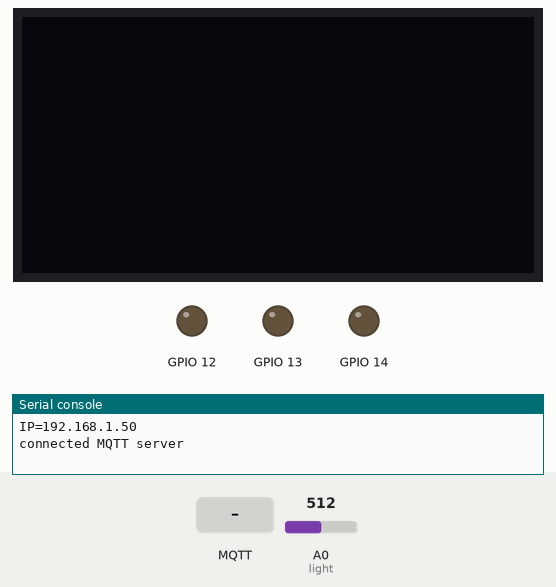
This program was run on a simulated ESP8266 board running MicroPython. Shown: 128×64 one-colour display, output pins drawn as LEDs (lit = HIGH), the last lines printed to the serial console. Inputs (shaded band) come from the test bench; at power-on: A0 (light) = 512 (analog values on the 0–1023 scale). WiFi joins after 1.5 s; no MQTT or app messages arrive unless stated; the clock reads 2024-03-15 10:24:30 at power-on unless the program sets it; library files of the repository ran but are not shown: ssd1306.py.

Above: at 2.8 s.
2.9 s: MQTT message "ON" arrives on the first subscribed topic
At 4.1 s:
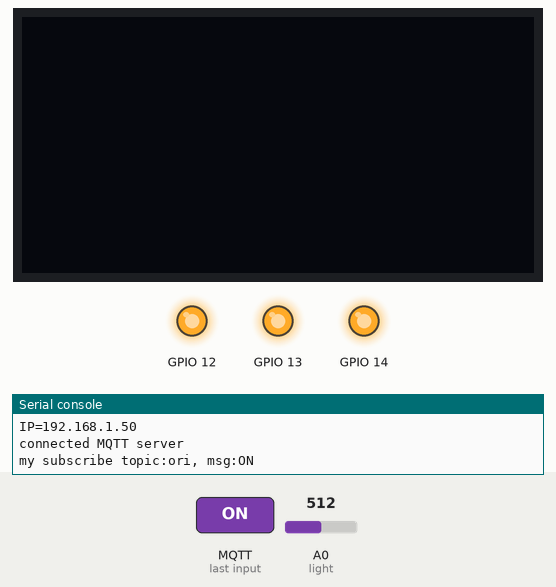
4.4 s: MQTT message "OFF" arrives on the first subscribed topic
At 5.6 s:
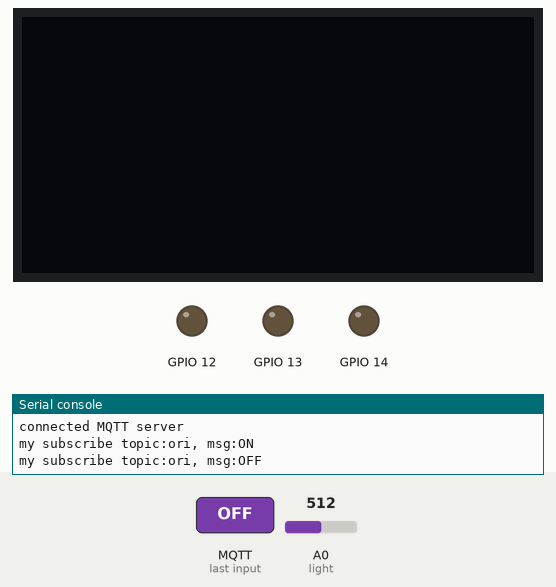
5.9 s: MQTT message "AUTO" arrives on the first subscribed topic
7.4 s: A0 (light) set to 690
8.9 s: A0 (light) set to 709
At 9.7 s:
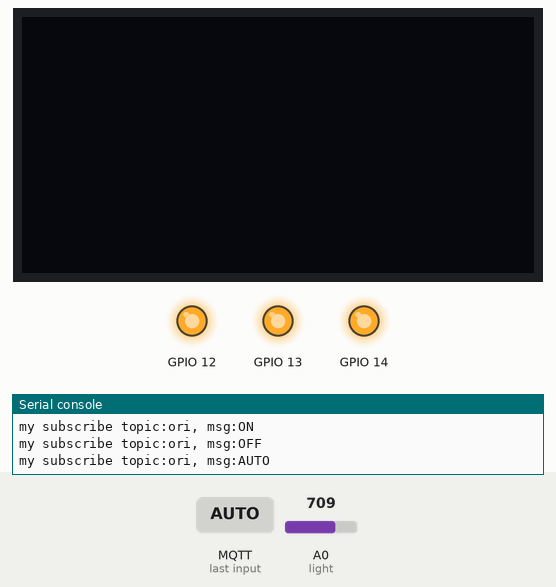
Timing chart, 0 to 11.4 s (numbered marks = the images above; inputs shaded):
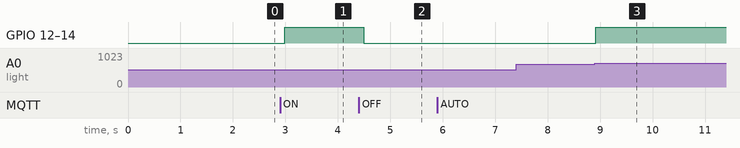

Measured:
- the behaviour switches between 700 and 701 on A0 (light) (found by bisection; images 2 and 3)
- after the input at 2.9 s, GPIO 12–14: LOW → HIGH after 0.09 s
- after the input at 4.4 s, GPIO 12–14: HIGH → LOW after 0.10 s
- after the input at 7.4 s, every drawn part: stays the same
- after the input at 8.9 s, GPIO 12–14: LOW → HIGH at once

The program:

main.py
```python
#########################匯入模組#########################
from umqtt.simple import MQTTClient
import sys
import time
import mcu
from machine import ADC, I2C, Pin
import ssd1306


#########################函式與類別定義#########################
def on_message(topic, msg):
    global m
    msg = msg.decode("utf-8")  # Byte to str
    topic = topic.decode("utf-8")
    print(f"my subscribe topic:{topic}, msg:{msg}")
    m = msg


#########################宣告與設定#########################
wi = mcu.wifi()
wi.setup(ap_active=False, sta_active=True)
if wi.connect("Singular_AI", "Singular#1234"):
    print(f"IP={wi.ip}")

mq_server = "mqtt.singularinnovation-ai.com"
# mq_server = "192.168.68.114"
mqttClientId = "mars"  # 大家要不一樣, 只使用英文, 不要使用中文或特殊符號
mqtt_username = "singular"  # 這是登入伺服器的帳號, 大家都一樣
mqtt_password = "Singular#1234"  # 這是登入伺服器的密碼, 大家都一樣
mqtt = mcu.MQTT(mqttClientId, mq_server, mqtt_username, mqtt_password, keepalive=60)
mqtt.connect()
mqtt.subscribe("ori", on_message)  # 訂閱主題, 有訊息時呼叫 on_message 函式
gpio = mcu.gpio()
LED = mcu.LED(gpio.D5, gpio.D6, gpio.D7, pwm=False)
LED.LED_open(0, 0, 0)
light = ADC(0)
m = ""
i2c = I2C(scl=Pin(gpio.D1), sda=Pin(gpio.D2))
oled = ssd1306.SSD1306_I2C(128, 64, i2c)
#########################主程式#########################

# 分頁顯示相關狀態
previous_m = None
oled_pages = [[""]]
oled_page_idx = 0
page_display_time = 1.5
last_page_time = time.time()

while True:
    mqtt.check_msg()

    # LED 控制邏輯
    if m == "ON":
        LED.LED_open(1, 1, 1)
    elif m == "OFF":
        LED.LED_open(0, 0, 0)
    elif m == "AUTO":
        if light.read() > 700:
            LED.LED_open(1, 1, 1)
    else:
        LED.LED_open(0, 0, 0)

    time.sleep(0.1)
```

mcu.py
```python
import network
import sys
from machine import PWM, Pin
from umqtt.simple import MQTTClient


class gpio:
    def __init__(self):
        self._D0 = 16
        self._D1 = 5
        self._D2 = 4
        self._D3 = 0
        self._D4 = 2
        self._D5 = 14
        self._D6 = 12
        self._D7 = 13
        self._D8 = 15
        self._SDD3 = 10
        self._SDD2 = 9

    @property
    def D0(self):
        return self._D0

    @property
    def D1(self):
        return self._D1

    @property
    def D2(self):
        return self._D2

    @property
    def D3(self):
        return self._D3

    @property
    def D4(self):
        return self._D4

    @property
    def D5(self):
        return self._D5

    @property
    def D6(self):
        return self._D6

    @property
    def D7(self):
        return self._D7

    @property
    def D8(self):
        return self._D8

    @property
    def SDD3(self):
        return self._SDD3

    @property
    def SDD2(self):
        return self._SDD2


class wifi:
    def __init__(self, ssid=None, password=None):
        """
        初始化 WIFI 模組
        ssid: WIFI 名稱
        password: WIFI 密碼
        """
        self.sta = network.WLAN(network.STA_IF)
        self.ap = network.WLAN(network.AP_IF)
        self.ssid = ssid
        self.password = password
        self.ap_active = False
        self.sta_active = False
        self.ip = None

    def setup(self, ap_active=False, sta_active=False):
        """
        設定WIFI模組
        ap_active: 是否啟用AP模式
        sta_active: 是否啟用STA模式
        使用方法:
        wi.setup(ap_active = True|False, sta_active = True|False)
        ||是or,&&是and.在語意上|是or,可是寫程式時要是||
        """
        self.ap_active = ap_active
        self.sta_active = sta_active
        self.ap.active(self.ap_active)
        self.sta.active(self.sta_active)

    def scan(self):
        """
        搜尋 WIFI
        返回: WIFI 列表

        使用方法:
        wi.scan()
        """
        if self.sta_active:
            wifi_list = self.sta.scan()
            print("Scan result:")
            for i in range(len(wifi_list)):
                print(wifi_list[i][0])
        else:
            print("STA 模式未啟用")

    def connect(self, ssid=None, password=None) -> bool:
        """
        連接 WIFI
        ssid: WIFI 名稱
        password: WIFI 密碼

        使用方法:
        wi.connect("WIFI_NAME", "PASSWORD")
        或在初始化時有設定過就可以不用再設定
        wi.connect()
        """
        ssid = ssid if ssid is not None else self.ssid
        password = password if password is not None else self.password

        if not self.sta_active:
            print("STA 模式未啟動")
            return False
        if ssid is None or password is None:
            print("SSID(WIFI名稱) 或密碼未設定")
            return False
        if self.sta_active:
            self.sta.connect(ssid, password)
            while not (self.sta.isconnected()):
                pass
            self.ip = self.sta.ifconfig()[0]  # 取得IP位址
            print("connect successfully", self.sta.ifconfig())
            return True


class LED:
    def __init__(self, r_pin, g_pin, b_pin, pwm: bool = False):
        """
        LED類別用於管理RGB LED

        屬性:
             RED(Pin):紅色LED。
             GREEN(Pin):綠色LED。
             BLUE(Pin):藍色LED。
        方法:
             __init__(r_pin, g_pin, b_pin, pwm=False):初始化LED。
             當 pwm=False 時，使用 Pin 控制 LED。
             當 pwm=True 時，使用 PWM 控制 LED。
             RED.value(value):設定紅色LED的狀態或亮度。
             GREEN.value(value):設定綠色LED的狀態或亮度。
             BLUE.value(value):設定藍色LED的狀態或亮度。
             RED.duty(duty):設定紅色LED的PWM佔空比(僅當 pwm=True 時可用)。
             GREEN.duty(duty):設定綠色LED的PWM佔空比(僅當 pwm=True 時可用)。
             BLUE.duty(duty):設定藍色LED的PWM佔空比( 僅當 pwm=True 時可用)。
        """

        # 因為LED還沒被創造出來所以先用self來儲存參數，等到創造出來後再用LED的屬性來儲存
        # 這樣才能在LED物件當中的其他指令使用這些變數
        # 例如: self.RED = Pin(r_pin, Pin.OUT)，這樣才能在其他方法使用self.RED來控制紅色LED
        # __init__是初始化，也就是要求使用LED這個物件的時候要提供的傳入參數
        # 例如: led = LED(r_pin=5, g_pin=6, b_pin=7, pwm=False)
        self.pwm = pwm
        if pwm == False:
            self.RED = Pin(r_pin, Pin.OUT)
            self.GREEN = Pin(g_pin, Pin.OUT)
            self.BLUE = Pin(b_pin, Pin.OUT)
        else:
            frequency = 1000  # 設定 PWM 頻率為 1000Hz
            duty_cycle = 0
            self.RED = PWM(Pin(r_pin), freq=frequency, duty=duty_cycle)
            self.GREEN = PWM(Pin(g_pin), freq=frequency, duty=duty_cycle)
            self.BLUE = PWM(Pin(b_pin), freq=frequency, duty=duty_cycle)

    def LED_open(self, RED_value, GREEN_value, BLUE_value):
        """
        LED開啟方法
        LED_open(RED_value, GREEN_value, BLUE_value)
        例如:
        led = LED(r_pin=5, g_pin=6, b_pin=7, pwm=False)
        led.LED_open(1, 0, 0)  # 開啟RED_LED, 關閉GREEN_LED和BLUE_LED

        led = LED(r_pin=5, g_pin=6, b_pin=7, pwm=True)
        led.LED_open(512, 0, 0)  # 設定RED_LED亮度為512, 關閉GREEN_LED和BLUE_LED
        """
        if self.pwm == False:
            self.RED.value(RED_value)
            self.GREEN.value(GREEN_value)
            self.BLUE.value(BLUE_value)
        else:
            self.RED.duty(RED_value)
            self.GREEN.duty(GREEN_value)
            self.BLUE.duty(BLUE_value)


class MQTT:
    def __init__(self, client_id, server, user, password, keepalive):
        # 創建MQTT客戶端並連接到服務器。
        # server (str):Server網址。
        # user (str):帳號。
        # password (str):密碼。
        # keepalive (int):保持連線時間。
        self.mqtt_client = MQTTClient(
            client_id, server, user=user, password=password, keepalive=keepalive
        )

    def connect(self):
        # 連接到MQTT服務器。
        try:
            self.mqtt_client.connect()
        except:
            sys.exit()
        finally:
            print("connected MQTT server")

    def subscribe(self, topic: str, callback: function):
        # 訂閱主題並設置回調函數。
        # topic (str):主題名稱。
        # callback (function):接收訊息時調用的函數。
        self.mqtt_client.set_callback(callback)
        self.mqtt_client.subscribe(topic)

    def check_msg(self):
        # 檢查是否有新訊息並調用回調函數。
        self.mqtt_client.check_msg()
        self.mqtt_client.ping()
```
